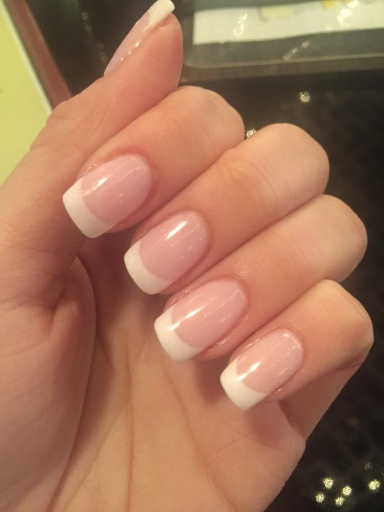
#> input picture python/l6/archive/images/1eecab90-1a92-43a7-b952-0204384e1fae.jpg, 384 x 512 px, found by its file name
$ python task6.py
#> lines starting #> are read from the running program, lines starting #| are printed output that depends on the picture
import cv2
import numpy as np
import os
import matplotlib.pyplot as plt


#1-2
path = '/home/ezhsluny/Documents/python/l6/archive/'
tree = os.walk('/home/ezhsluny/Documents/python/l6/archive/images')
for f in tree:
    if f[-1]:
        nails_files = f[-1]
        break

tree = os.walk('/home/ezhsluny/Documents/python/l6/archive/labels')
for f in tree:
    if f[-1]:
        masks_files = f[-1]
        break

for filename in nails_files:
    img1 = cv2.imread(path + 'images/' + filename)
#> img1 is the input picture: shape (512, 384, 3); mean B, G, R 88.5, 115.7, 162.9
    img2 = cv2.imread(path + 'labels/' + filename)
    vis = np.concatenate((img1, img2), axis=1)
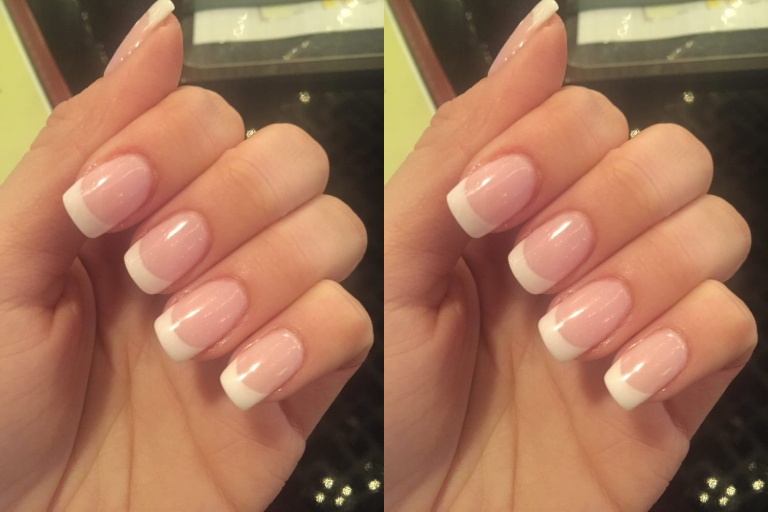
#> vis: shape (512, 768, 3); mean B, G, R 88.5, 115.7, 162.9
    cv2.imwrite('/home/ezhsluny/Documents/python/l6/archive/res/' + filename, vis)
#> pass 2 of the loop `for filename in nails_files:`:
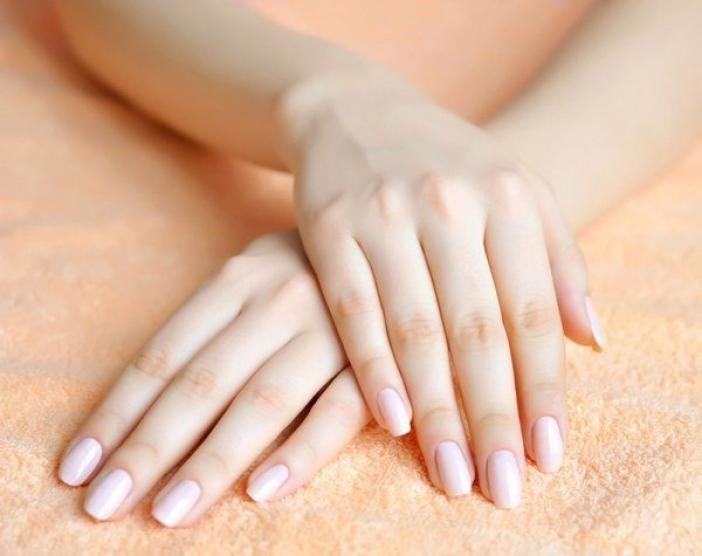
#> input picture python/l6/archive/images/2C29D473-CCB4-458C-926B-99D0042161E6.jpg, 702 x 556 px, found by its file name
#> img1 is the input picture: shape (556, 702, 3); mean B, G, R 162.9, 187.4, 223.3
#> `vis = np.concatenate((img1, img2), axis=1)`:
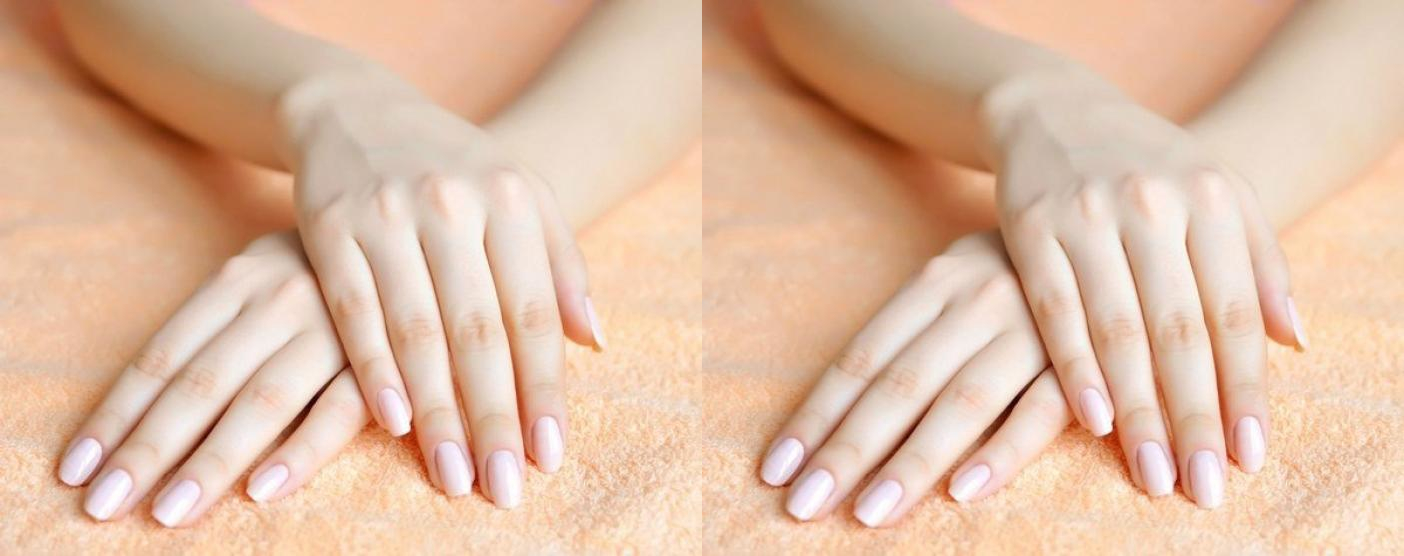
#> vis: shape (556, 1404, 3); mean B, G, R 162.9, 187.4, 223.3
#> pass 3 of the loop `for filename in nails_files:`:
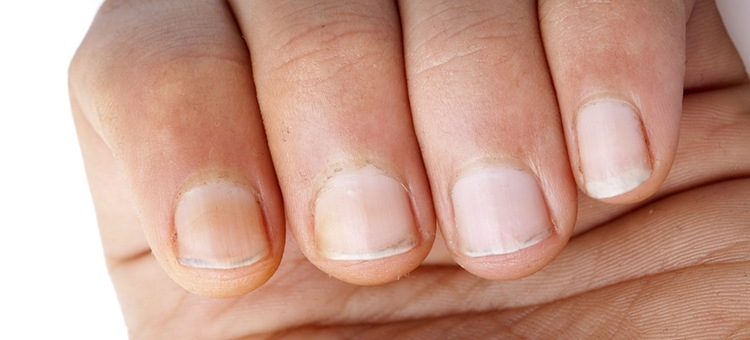
#> input picture python/l6/archive/images/09aefeec-e05f-11e8-87a6-0242ac1c0002.jpg, 750 x 340 px, found by its file name
#> img1 is the input picture: shape (340, 750, 3); mean B, G, R 140.8, 157, 200.3
#> `vis = np.concatenate((img1, img2), axis=1)`:
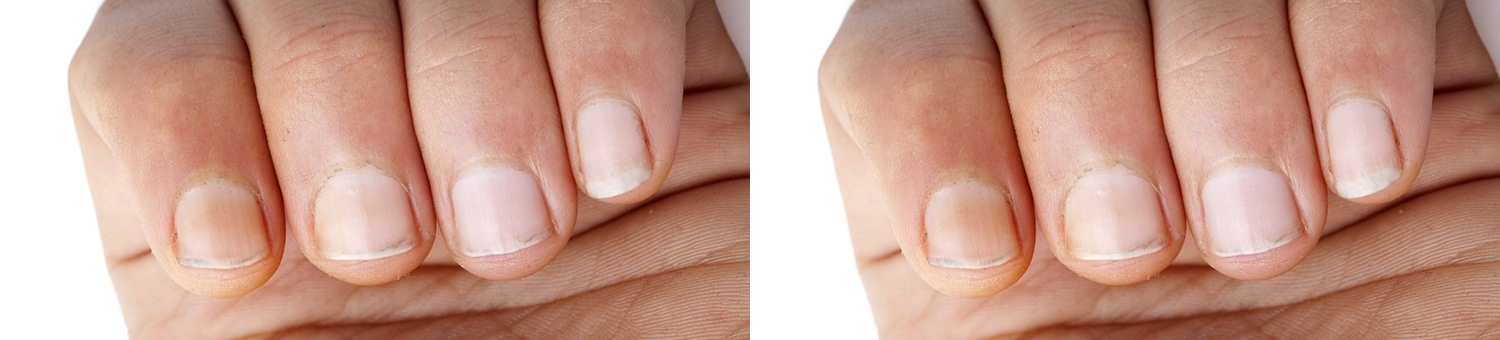
#> vis: shape (340, 1500, 3); mean B, G, R 140.8, 157, 200.3


tree = os.walk('/home/ezhsluny/Documents/python/l6/archive/res')
for f in tree:
    if f[-1]:
        res_files = f[-1]
        break

i = 40
while True:
#> (the run stopped early here; a loop or call above may not have finished)
